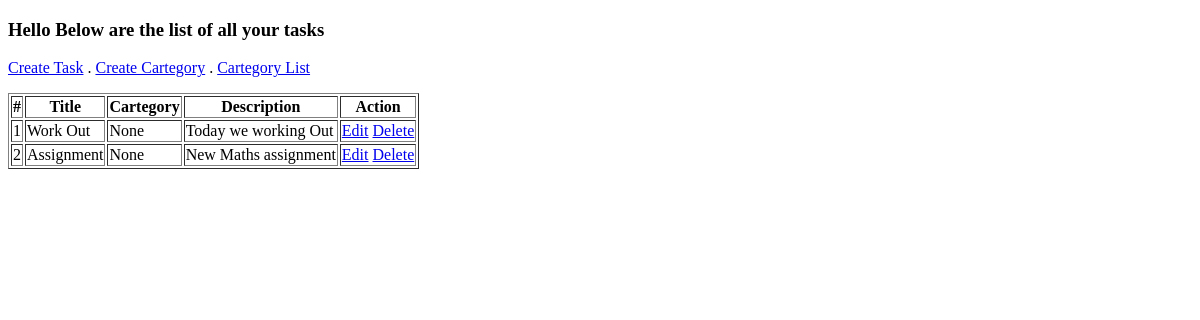
Before: /task/ with the older database file.
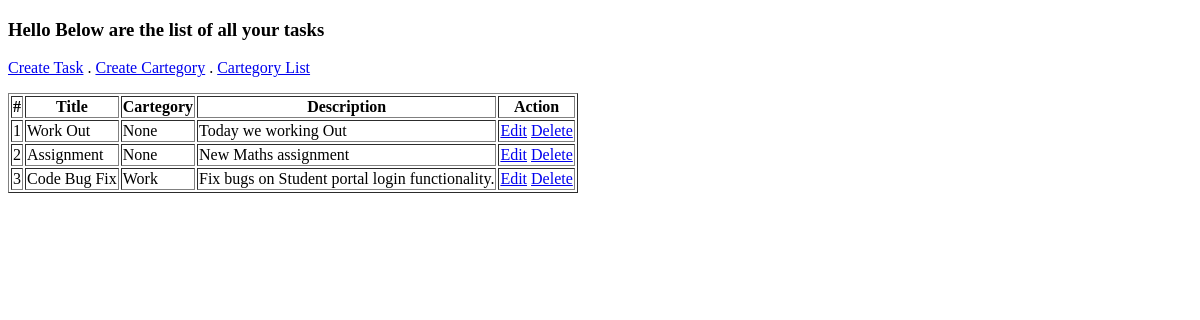
After: the same page with the newer database file.
### main/models.py (models this page shows, shortened)
class Task(models.Model):
    title = models.CharField(max_length=200)
    description = models.TextField()
    category = models.ForeignKey(TaskCartegory, on_delete=models.CASCADE, null=True)
    created_at = models.DateField(auto_now_add=True)
    class Meta:
        db_table = 'tasks'

class TaskCartegory(models.Model):
    name = models.CharField(max_length=200)
    created_at = models.DateField(auto_now_add=True)
    def __str__(self):
        return self.name
    class  Meta:
        db_table = 'task_categories'

### main/views.py (the view)
# urls.py: path('', views.taskList, name='taskList'),
def taskList(request):
    tasks = Task.objects.all()
    context = {'tasks': tasks}
    return render(request, 'main/task_list.html', context)

### main/templates/main/task_list.html (shortened to what this page needs)
{% extends 'partials/base.html' %}
{% block content %}
<h3>Hello Below are the list of all your tasks</h3>
<a href="{% url 'taskCreate' %}">Create Task</a>  . <a href="{% url 'cartegoryCreate' %}">Create Cartegory</a>
. <a href="{% url 'cartegoryList' %}">Cartegory List</a>
<br>
<table border="1">
    <thead>
        <th>#</th>
        <th>Title</th>
        <th>Cartegory</th>
        <th>Description</th>
        <th>Action</th>
    </thead>
    <tbody>
        {% for task in tasks %}
            <tr>
                <td>{{ forloop.counter }}</td>
                <td>{{ task.title }}</td>
                <td>{{ task.category }}</td>
                <td>{{ task.description }}</td>
                <td>
                    <a href="{% url 'editTask' task.id %}">Edit</a>
                    <a href="{% url 'deleteTask' task.id %}">Delete</a>
                </td>
            </tr>
        {% endfor %}
    </tbody>
</table>
{% endblock %}

### main/templates/partials/base.html (shortened to what this page needs)
<!DOCTYPE html>
<html lang="en">
<head>
</head>
<body>
    {% block content %}
    {% endblock %}
</body>
</html>

Changed rows visible on the page:
added Task: title "Code Bug Fix", category "Work", description "Fix bugs on Student portal login functionality."
